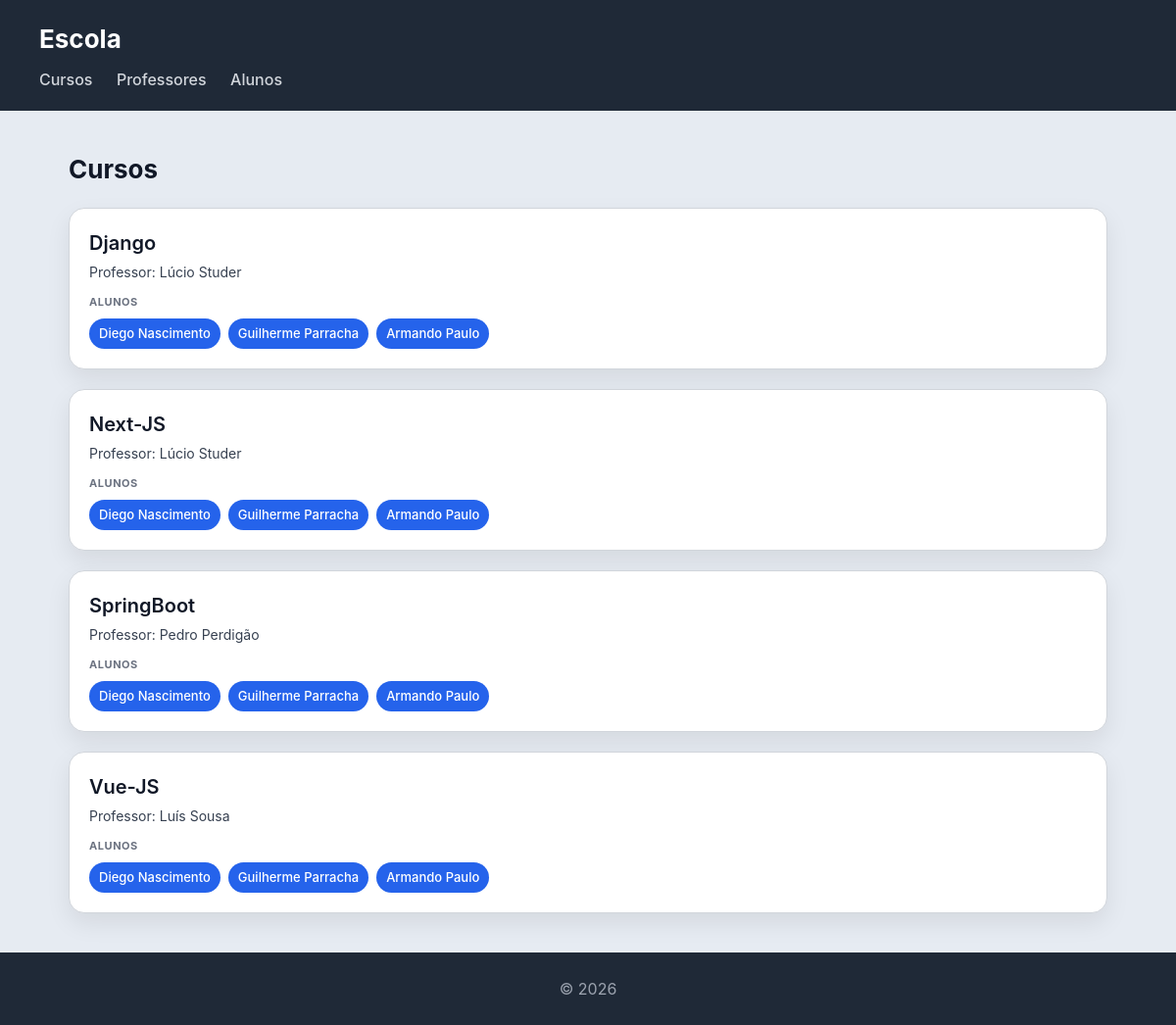
/escola/cursos/, run on the app's committed database.
### escola/models.py (models this page shows, shortened)
class Curso(models.Model):
    nome = models.CharField(max_length=100)
    imagem = models.ImageField(upload_to='cursos/')
    professor = models.ForeignKey(Professor, on_delete=models.CASCADE, related_name='cursos')
    alunos = models.ManyToManyField(Aluno, related_name='cursos')

class Professor(models.Model):
    nome = models.CharField(max_length=100)
    email = models.EmailField()

class Aluno(models.Model):
    nome = models.CharField(max_length=100)
    numero = models.CharField(max_length=20, unique=True)

### escola/views.py (the view)
# urls.py: path('cursos/', views.cursos_view, name="cursos"),
def cursos_view(request):
    cursos = Curso.objects.select_related('professor').prefetch_related('alunos').all()
    return render(request, 'escola/cursos.html', {'cursos': cursos})

### escola/templates/escola/cursos.html
{% extends "escola/base.html" %}
{% block content %}
<h2>Cursos</h2>
<section>
    {% for curso in cursos %}
    <article>
        <header>
            <h3>{{ curso.nome }}</h3>
            <p>Professor: {{ curso.professor.nome }}</p>
        </header>
        <section>
            <h4>Alunos</h4>
            <ul>
                {% for aluno in curso.alunos.all %}
                    <li>{{ aluno.nome }}</li>
                {% empty %}
                    <li>Sem alunos inscritos</li>
                {% endfor %}
            </ul>
        </section>
    </article>
    {% endfor %}
</section>
{% endblock %}

### escola/static/escola/styles.css (style rules this page uses)
* { box-sizing: border-box; margin: 0; padding: 0; }
body { font-family: "Inter", "Segoe UI", system-ui, -apple-system, sans-serif; background: #e6ebf2; color: #111827; line-height: 1.5; }
h2 { margin-bottom: 20px; font-size: 26px; }
section > article { background: white; padding: 20px; border-radius: 16px; border: 1px solid #d1d5db; box-shadow: 0 10px 25px rgba(0,0,0,0.08); transition: all 0.25s ease; margin-bottom: 20px; }
article > header { margin-bottom: 12px; }
article > header > h3 { font-size: 20px; font-weight: 600; margin-bottom: 4px; }
article > header > p { font-size: 14px; color: #374151; }
article > section { margin-top: 10px; }
article > section > h4 { font-size: 11px; text-transform: uppercase; color: #6b7280; margin-bottom: 8px; letter-spacing: 0.05em; }
article > section > ul { list-style: none; display: flex; flex-wrap: wrap; gap: 8px; }
article > section > ul > li { background: #2563eb; color: white; padding: 6px 10px; border-radius: 999px; font-size: 13px; font-weight: 500; }

### data on the page
Curso: nome "Django", professor.nome "Lúcio Studer"
Aluno: nome "Diego Nascimento"
Aluno: nome "Guilherme Parracha"
Aluno: nome "Armando Paulo"
Curso: nome "Next-JS", professor.nome "Lúcio Studer"
Curso: nome "SpringBoot", professor.nome "Pedro Perdigão"
Curso: nome "Vue-JS", professor.nome "Luís Sousa"
